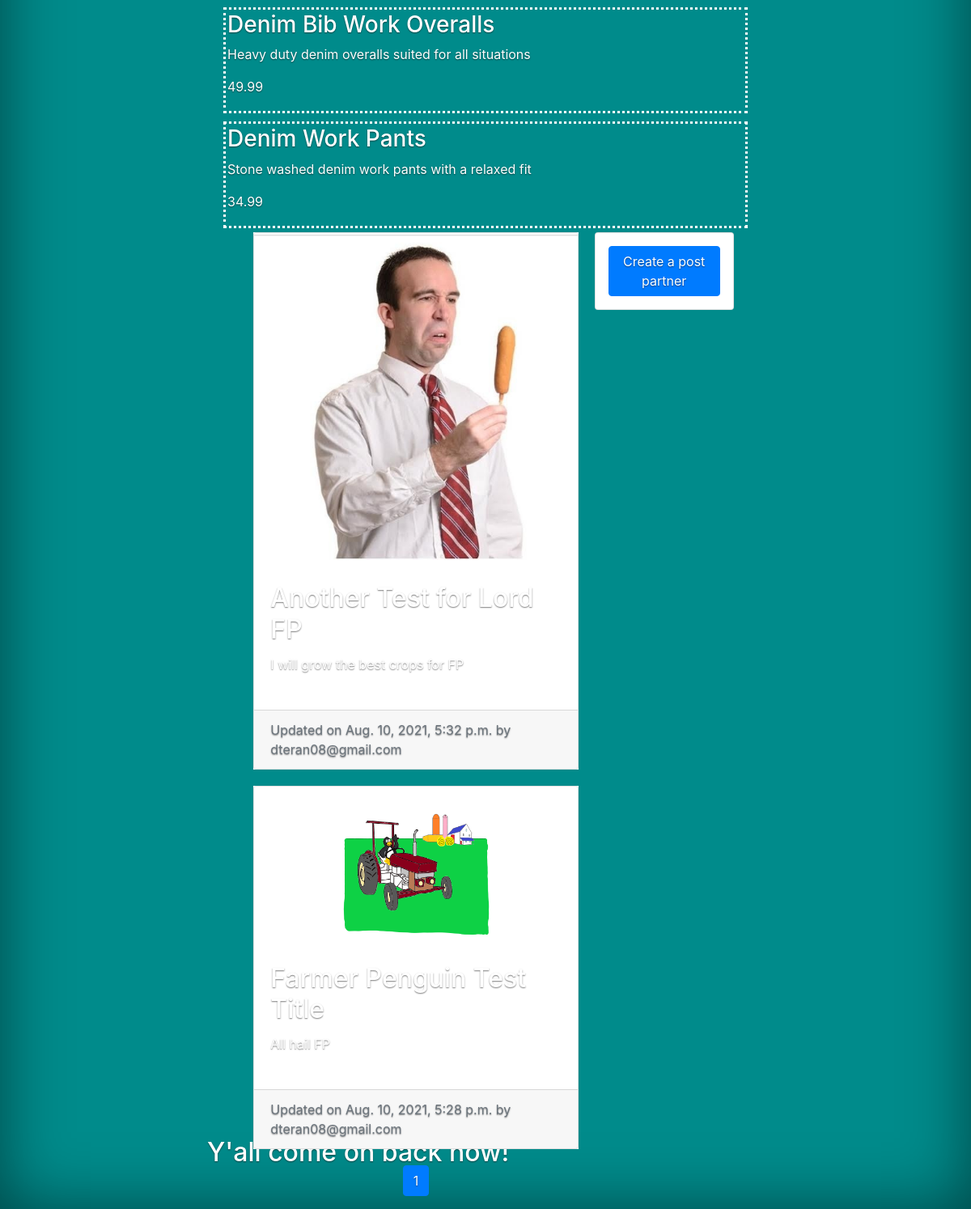
Before: / (lower part) with the older database file.
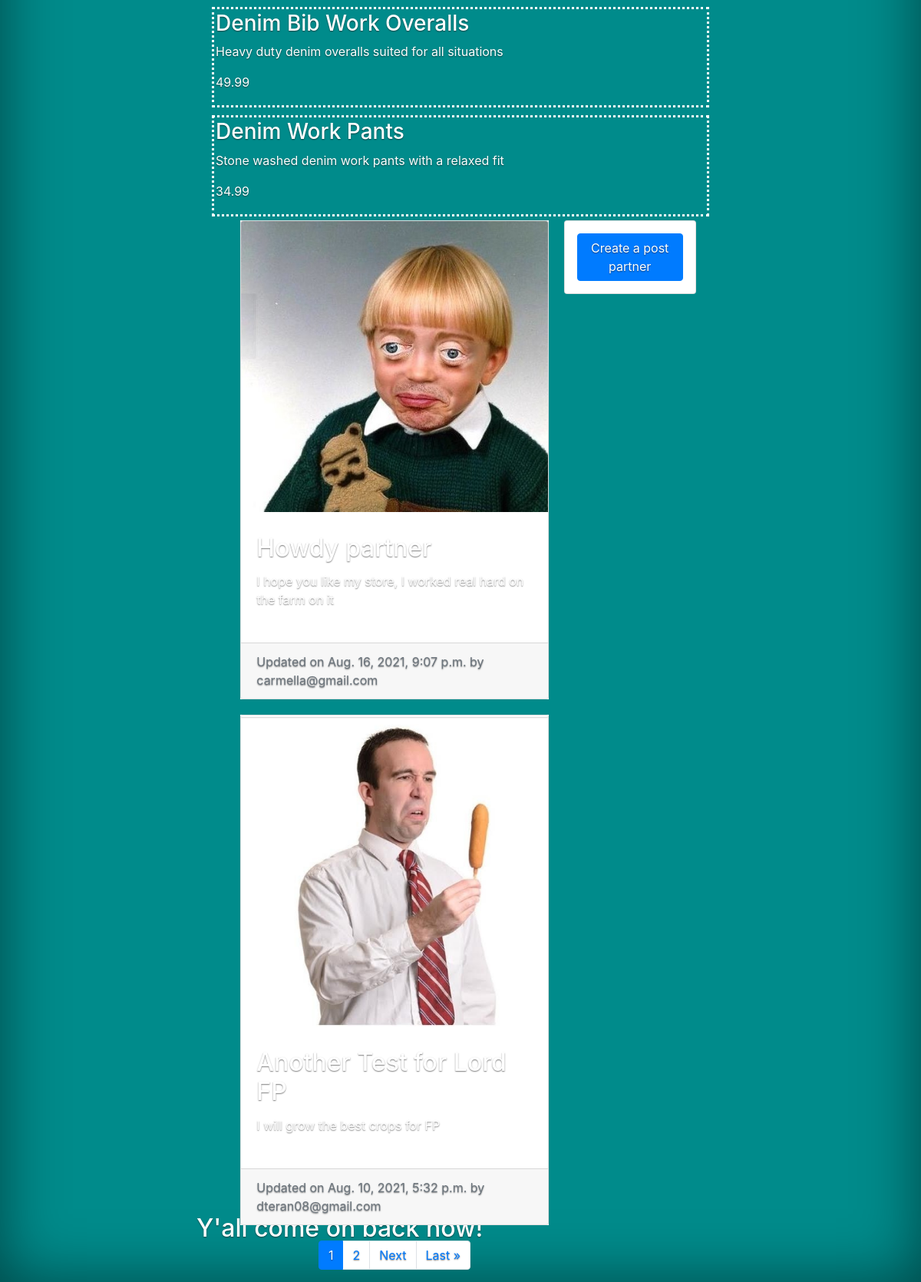
After: the same page with the newer database file.
### store_front/models.py (models this page shows, shortened)
class Product(models.Model):
    name = models.CharField(verbose_name="name", max_length=50)
    stock = models.IntegerField(verbose_name="stock", default=0)
    description = models.CharField(verbose_name="description", max_length=100)
    price = models.FloatField(verbose_name="price", default=0.0)
    class Meta:
        verbose_name = "Product"
        verbose_name_plural = "All Products"

### blog/models.py (models this page shows, shortened)
class BlogPost(models.Model):
    title = models.CharField(max_length = 60, null = False, blank = False) #null and false are False because it cant have a null or a blank title i.e. title is required
    body = models.TextField(max_length = 2500, null = False, blank = False)
    image = models.ImageField(upload_to = upload_location, null = False, blank = False)#This cant be used unless Pillow library is used
    date_published = models.DateTimeField(auto_now_add = True, verbose_name = "date published")#auto_now_add inserts a time stamp as soon as object is created
    date_updated = models.DateTimeField(auto_now = True, verbose_name = "date updated")#auto_now makes it so this time stamp only changes when the object changes/is updated
    author = models.ForeignKey(settings.AUTH_USER_MODEL, on_delete = models.CASCADE)#Use a foreign key relationship to tie this field to the 'account' table. 'on_delete' defines what happens if the blog post is deleted. models.CASCADE means delete anything that is associated with this blog post
    slug = models.SlugField(blank = True, unique = True)#A slug is a URL, can't be any other URL that has the same one so it has to be 'unique'

### account/models.py (models this page shows, shortened)
class Account(AbstractBaseUser):
    email = models.EmailField(verbose_name="email", max_length=70, unique=True)
    username = models.CharField(verbose_name="username", max_length=40, unique=True)
    first_name = models.CharField(verbose_name="first_name", max_length=30)
    last_name = models.CharField(verbose_name="last_name", max_length=30)
    date_joined = models.DateField(verbose_name="date_joined", auto_now_add=True)
    last_login = models.DateField(verbose_name="last_login", auto_now_add=True)
    is_admin = models.BooleanField(default=False)
    is_active = models.BooleanField(default=True)
    is_staff = models.BooleanField(default=False)
    is_superuser = models.BooleanField(default=False)
    USERNAME_FIELD = 'email'
    REQUIRED_FIELDS = ['username', 'first_name', 'last_name']
    objects = MyAccountManager()
    def __str__(self):
        return self.email

### store_front/views.py (the view)
# urls.py: path('', store_home_view, name = "home"),
def store_home_view(request):
    context = {}
    products = Product.objects.all()
    context['products'] = products
    query = ""
    if request.GET:
        query = request.GET.get('q', '')
        context['query'] = str(query)
    blog_posts = sorted(get_blog_queryset(query), key = attrgetter('date_updated'), reverse = True)
    page = request.GET.get('page', 1)
    blog_posts_paginator = Paginator(blog_posts, BLOG_POSTS_PER_PAGE)
    try:
        blog_posts = blog_posts_paginator.page(page)
    except PageNotAnInteger:
        blog_posts = blog_posts_paginator.page(BLOG_POSTS_PER_PAGE)
    except EmptyPage:
        blog_posts = blog_posts_paginator.page(blog_posts_paginator.num_pages)
    context['blog_posts'] = blog_posts
    return render(request, 'store_front/store_home.html', context)

### blog/views.py (called while the page is built)
def get_blog_queryset(query = None):
    queryset = []
    queries = query.split(" ")
    for q in queries:
        posts = BlogPost.objects.filter(
            Q(title__icontains = q)  |
            Q(body__icontains = q)
        ).distinct()    #'distinct()' will make sure all of the posts in the list that is retrieved is unique
        for post in posts:
            queryset.append(post)
    return list(set(queryset))

### store_front/templates/store_front/store_home.html (shortened to what this page needs)
{% extends 'base.html' %}
{% load static %}
{% block content %}
<div class = "container">
    <div class = "d-flex flex-column">
        {% for product in products %}
            <div style = "border: 3px dotted white; margin: 5px; padding: 2px">
                {% include 'store_front/snippets/body_snippet.html' with value=product %}
            </div>
        {%  endfor %}
    </div>
    <div class = "row">
        <div class = "left-column col-lg-7 offset-lg-1">
            {% if blog_posts %}
                {% for post in blog_posts %}
                    <div class = "blog-post-container">
                        {% include 'blog/snippets/blog_post_snippet.html' with blog_post=post %}
                    </div>
                {% endfor %}
            {% else %}
                <div class = "blog-post-container">
                    {% include 'blog/snippets/blog_post_snippet.html' with query=query %}
                </div>
            {% endif %}
            {% include 'blog/snippets/blog_post_pagination.html' with blog_posts=blog_posts %}
        </div>
        <div class = "right-column col-lg-3 d-lg-flex d-none flex-column">
            <div class = "card create-post-bar d-flex flex-column p-3">
                <p class = "m-auto"><a class = "btn btn-primary" href = "{% url 'blog:create' %}">Create a post partner</a></p>
            </div>
        </div>
    </div>
</div>
{% endblock content %}

### templates/base.html (shortened to what this page needs)
<!DOCTYPE html>
<html>
    <head>
        {% include 'snippets/header.html' %}
    </head>
    <body>
        <div class = "main">
            {%  block content %}
            {% endblock content %}
        </div>
        {% include 'snippets/footer.html' %}
    </body>
</html>

### templates/snippets/header.html (shortened to what this page needs)
<link rel="stylesheet" href="https://stackpath.bootstrapcdn.com/bootstrap/4.3.1/css/bootstrap.min.css">
<div class="cover-container d-flex w-100 h-100 p-3 mx-auto flex-column">

### store_front/templates/store_front/snippets/body_snippet.html
<h3>{{value.name}}</h3>
<p>{{value.description}}</p>
<p>{{value.price}}</p>

### blog/templates/blog/snippets/blog_post_snippet.html (shortened to what this page needs)
{% if blog_post %}
<div class="container">
	<div class="row">
		<div class="card m-auto">
			<a href="{% url 'blog:detail' post.slug %}">
				<img class="card-img-top" src="{{blog_post.image.url}}">
			</a>
			<div class="card-body mt-2 mb-2">
				<a href="{% url 'blog:detail' post.slug %}">
					<h2 class="card-title">{{blog_post.title}}</h2>
				</a>
				<p class="card-text">{{blog_post.body|safe|truncatechars:250}}</p>
			</div>
			<div class="card-footer text-muted">
			  Updated on {{blog_post.date_updated}} by {{blog_post.author}}
            </div>
		</div>
	</div>
</div>
{% endif %}

### blog/templates/blog/snippets/blog_post_pagination.html (shortened to what this page needs)
<div class="d-flex flex-column m-auto pagination mt-5">
    <nav aria-label="Page navigation">
    <ul class="pagination pg-grey justify-content-center">
        {% for i in blog_posts.paginator.page_range %}
            {% if blog_posts.number == i %}
                <li class="page-item active"><a class="page-link">{{ i }}</a></li>
            {% else %}
                <li class="page-item" ><a class="page-link" href="?{% if query %}q={{query}}&{% endif %}page={{ i }}">{{ i }}</a></li>
            {% endif %}
        {% endfor %}
        {% if blog_posts.has_next %}
            <li class="page-item">
              <a class="page-link" href="?{% if query %}q={{query}}&{% endif %}page={{ blog_posts.next_page_number }}">Next</a>
            </li>
            <li class="page-item">
              <a class="page-link"  href="?{% if query %}q={{query}}&{% endif %}page={{ blog_posts.paginator.num_pages }}">Last &raquo;</a>
            </li>
        {% endif %}
    </ul>
    </nav>
    </div>

### templates/snippets/footer.html (shortened to what this page needs)
<div class = "d-flex flex-row align-items-center footer">
    <h2>Y'all come on back now!</h2>
</div>

### templates/snippets/header.html (style rules this page uses)
a, a:focus, a:hover { color: #fff; }
html, body { height: 100%; background-color: #333; }
body { display: -ms-flexbox; display: flex; color: #fff; text-shadow: 0 .05rem .1rem rgba(0, 0, 0, .5); box-shadow: inset 0 0 5rem rgba(0, 0, 0, .5); }
.cover-container { max-width: 60%; }

### templates/snippets/base_css.html (style rules this page uses)
body { background-color: darkcyan; }

### templates/base.html (style rules this page uses)
.main { min-height: 100vh; height: 100%; }

### store_front/templates/store_front/store_home.html (style rules this page uses)
@media (min-width: 768px) { .right-column { margin-left: 20px; } }
.blog-post-container { background-color: #fff; margin-bottom: 20px; width: 100%; }
.create-post-bar { background-color: #fff; margin-bottom:20px; }
.left-column { padding:0px; }
.right-column { padding:0px; }

### blog/templates/blog/snippets/blog_post_snippet.html (style rules this page uses)
.card { max-width: 700px; width: 100% }
.card-body { padding: 20px; }

### templates/snippets/footer.html (style rules this page uses)
.footer { min-height: 100px; }

Changed rows visible on the page:
no longer on this page (row unchanged): BlogPost: image (picture), title "Farmer Penguin Test Title", body "All hail FP", date_updated "Aug. 10, 2021, 5:28 p.m.", author "dteran08@gmail.com"
added BlogPost: image (picture), title "Howdy partner", body "I hope you like my store, I worked real hard on the farm on it", date_updated "Aug. 16, 2021, 9:07 p.m.", author "carmella@gmail.com"
Other visible differences:
new list line: "2"
text now shown: "Next Last »"
